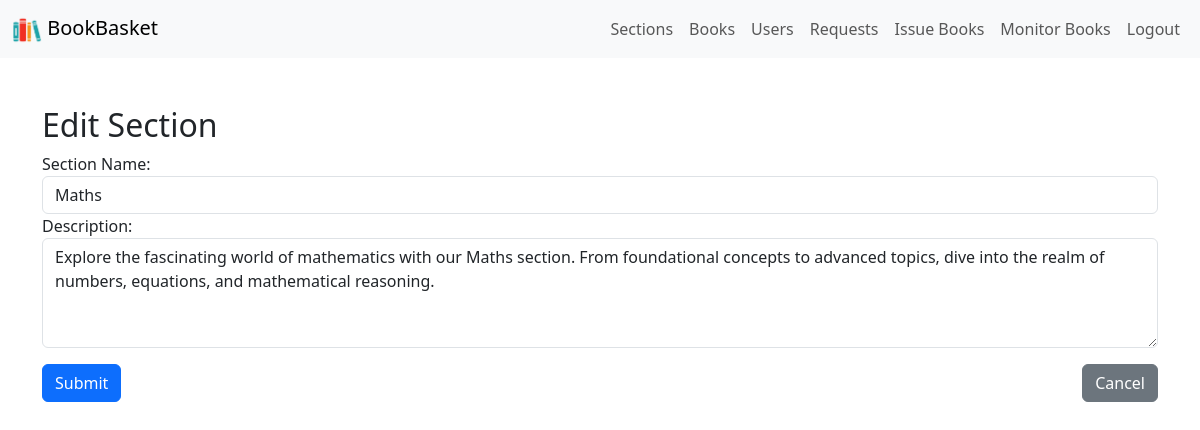
The page /edit-section/1 (signed in) on the database its author committed.
### app.py (models this page shows, shortened)
class Section(db.Model):
	_id = db.Column("id", db.Integer, primary_key=True)
	name = db.Column(db.String(100), unique=True, nullable=False)
	date_created = db.Column(db.DateTime, default=datetime.utcnow)
	description = db.Column(db.Text, nullable=True)

### app.py (the view)
@app.route("/edit-section/<int:section_id>", methods=["GET", "POST"])
def edit_section(section_id):
	section = Section.query.get(section_id)
	if request.method == "POST":
		section.name = request.form["name"]
		section.description = request.form["description"]
		db.session.commit()
		flash("Section updated successfully", "success")
		return redirect(url_for("librarian"))
	elif "lib_id" in session:
		return render_template("edit_section.html", section=section)
	else:
		flash("You need to login as librarian to edit Sections!", "warning")
		return redirect(url_for("librarian_login"))

### templates/edit_section.html (shortened to what this page needs)
{% extends "base.html" %}
{% block body %}
{% include "navbar3.html" %}
<div class="container mt-5">
    <h2>Edit Section</h2>
    <form method="POST">
        <div class="form-group">
            <label for="name">Section Name:</label>
            <input type="text" class="form-control" id="name" name="name" value="{{ section.name }}" required>
        </div>
        <div class="form-group">
            <label for="description">Description:</label>
            <textarea class="form-control" id="description" name="description" rows="4">{{ section.description }}</textarea>
        </div>
        <div class="row mt-3">
            <div class="col">
                <button type="submit" class="btn btn-primary">Submit</button>
            </div>
            <div class="col text-end">
                <a href="{{ url_for('librarian') }}" class="btn btn-secondary">Cancel</a>
            </div>
        </div>
    </form>
</div>
{% endblock %}

### rows shown on the page
Section: name "Maths", description "Explore the fascinating world of mathematics with our Maths section. From foundational concepts to advanced topics, dive into the realm of numbers, equations, and mathematical reasoning."
